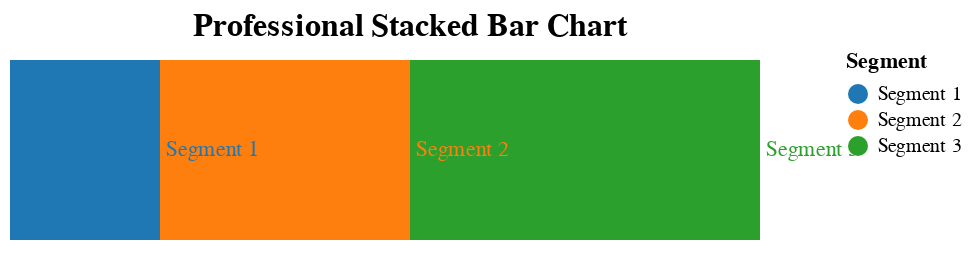

The notebook cell saved with this chart:
### Code cell
import altair as alt
import pandas as pd

# Data
data = pd.DataFrame({
    'Segment': ['Segment 1', 'Segment 2', 'Segment 3'],
    'Value': [15, 25, 35]
})

# Add a column to group everything into one bar
data['SingleBar'] = 'Total'

# Base chart for the stacked bar
base = alt.Chart(data).mark_bar().encode(
    x=alt.X('Value:Q', stack='zero', axis=None),  # Stack the values
    y=alt.Y('SingleBar:N', axis=None),  # Single category for the y-axis
    color=alt.Color('Segment:N', scale=alt.Scale(range=['#1f77b4', '#ff7f0e', '#2ca02c'])),
)

# Adding labels outside the bars
text = base.mark_text(
    align='left',
    baseline='middle',
    dx=3  # Offset the text to be outside the bar
).encode(
    text=alt.Text('Segment:N')
)

# Combine the bar chart and the text labels
chart = (base + text).properties(
    width=400,
    height=100,
    title=alt.TitleParams('Professional Stacked Bar Chart', fontSize=16, fontWeight='bold')
).configure_view(
    strokeWidth=0  # Removes the border around the chart
)

# Display the chart
chart.show()

### Figure 1 — Vega-Lite specification as saved in the notebook (floating-point values rounded to 4 significant figures)
{"config": {"view": {"continuousWidth": 300, "continuousHeight": 300, "strokeWidth": 0}}, "layer": [{"mark": {"type": "bar"}, "encoding": {"color": {"field": "Segment", "scale": {"range": ["#1f77b4", "#ff7f0e", "#2ca02c"]}, "type": "nominal"}, "x": {"axis": null, "field": "Value", "stack": "zero", "type": "quantitative"}, "y": {"axis": null, "field": "SingleBar", "type": "nominal"}}}, {"mark": {"type": "text", "align": "left", "baseline": "middle", "dx": 3}, "encoding": {"color": {"field": "Segment", "scale": {"range": ["#1f77b4", "#ff7f0e", "#2ca02c"]}, "type": "nominal"}, "text": {"field": "Segment", "type": "nominal"}, "x": {"axis": null, "field": "Value", "stack": "zero", "type": "quantitative"}, "y": {"axis": null, "field": "SingleBar", "type": "nominal"}}}], "data": {"name": "data-0c1b7e83b4cf3ca120924f340483a755"}, "height": 100, "title": {"text": "Professional Stacked Bar Chart", "fontSize": 16, "fontWeight": "bold"}, "width": 400, "$schema": "https://vega.github.io/schema/vega-lite/v5.17.0.json", "datasets": {"data-0c1b7e83b4cf3ca120924f340483a755": [{"Segment": "Segment 1", "Value": 15, "SingleBar": "Total"}, {"Segment": "Segment 2", "Value": 25, "SingleBar": "Total"}, {"Segment": "Segment 3", "Value": 35, "SingleBar": "Total"}]}}
